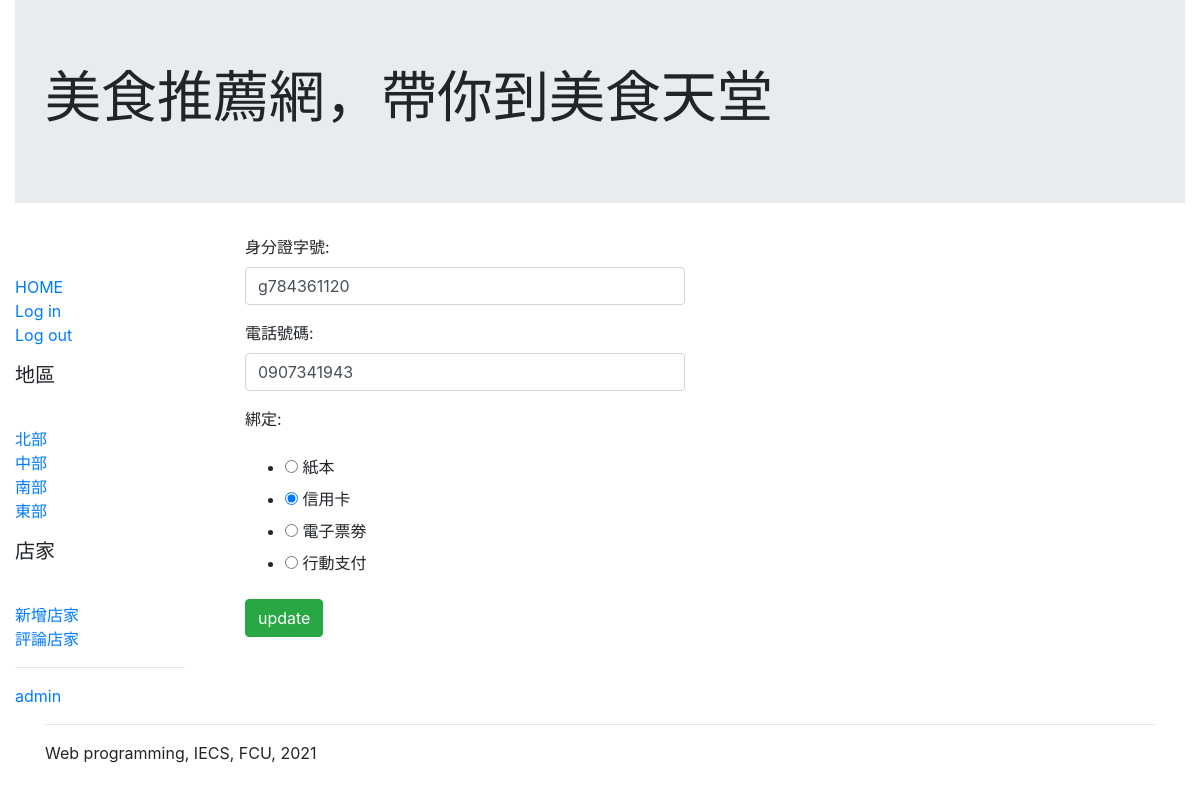
Screenshot of /apply/updateapply/1 with the database file from the repository.
### apply/models.py (models this page shows, shortened)
class Person(models.Model):
    VOUCHER_CHOICES = [
        ('PP', '紙本'),
        ('CC', '信用卡'),
        ('ET', '電子票劵'),
        ('MB', '行動支付')
    ]
    ssn = models.CharField(max_length=10, blank=False)
    tel = models.CharField(max_length=20, blank=False)
    voucher_id = models.CharField(max_length=2, choices = VOUCHER_CHOICES, default='PP')
    account = models.ForeignKey(User, on_delete=models.SET_NULL, null=True, blank=True) # new
    class Meta:
        ordering = ['-ssn']

### apply/views.py (the view)
# urls.py: path('updateapply/<int:id>', views.update_apply),
def update_apply(request, id):
    obj = get_object_or_404(Person, id = id)
    form = PersonModelForm(request.POST or None, instance = obj)
    print (">> form.is_bound: ", form.is_bound)
    print (">> form.is_valid(): ", form.is_valid())
    print (">> When form is not bound, it is not valid")
    if form.is_valid():
        form.save()
        return render(request, "apply/update_success.html")
    context = {'form':form}
    return render(request, "apply/update_apply.html", context)

### apply/forms.py (shortened to what this page needs)
class PersonModelForm(forms.ModelForm):
    class Meta:
        model = Person
        fields = ['ssn', 'tel', 'voucher_id']
        widgets = {
            'ssn': forms.TextInput(attrs = {'class': 'form-control'}),
            'tel': forms.TextInput(attrs = {'class': 'form-control'}),
            'voucher_id': forms.RadioSelect()
        }
        labels = {
            'ssn': '身分證字號',
            'tel': '電話號碼',
            'voucher_id': '綁定'
        }

### apply/templates/apply/update_apply.html (shortened to what this page needs)
{% extends "base.html" %}
{% block content %}
    <form action="" method="POST">
        <div class="form-group">
            <div class="form-group col-md-6">
                {{ form.as_p }}
                <input class="btn btn-success" type="submit" value="update" />
            </div>
        </div>
    </form>
{% endblock %}

### rows the page displays
Person: ssn "g784361120", tel "0907341943", voucher_id "☐ 綁定: ☑ 信用卡 ☐ 電子票劵 ☐ 行動支付"
